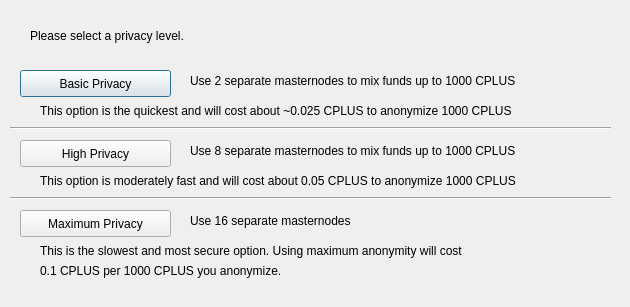
<?xml version="1.0" encoding="UTF-8"?>
<ui version="4.0">
 <class>DarksendConfig</class>
 <widget class="QDialog" name="DarksendConfig">
  <property name="geometry">
   <rect>
    <x>0</x>
    <y>0</y>
    <width>630</width>
    <height>307</height>
   </rect>
  </property>
  <property name="windowTitle">
   <string>Configure PrivateSend</string>
  </property>
  <widget class="QPushButton" name="buttonBasic">
   <property name="geometry">
    <rect>
     <x>20</x>
     <y>70</y>
     <width>151</width>
     <height>27</height>
    </rect>
   </property>
   <property name="text">
    <string>Basic Privacy</string>
   </property>
  </widget>
  <widget class="QPushButton" name="buttonHigh">
   <property name="geometry">
    <rect>
     <x>20</x>
     <y>140</y>
     <width>151</width>
     <height>27</height>
    </rect>
   </property>
   <property name="text">
    <string>High Privacy</string>
   </property>
  </widget>
  <widget class="QPushButton" name="buttonMax">
   <property name="geometry">
    <rect>
     <x>20</x>
     <y>210</y>
     <width>151</width>
     <height>27</height>
    </rect>
   </property>
   <property name="text">
    <string>Maximum Privacy</string>
   </property>
  </widget>
  <widget class="QLabel" name="label">
   <property name="geometry">
    <rect>
     <x>30</x>
     <y>20</y>
     <width>571</width>
     <height>31</height>
    </rect>
   </property>
   <property name="text">
    <string>Please select a privacy level.</string>
   </property>
  </widget>
  <widget class="QLabel" name="label_2">
   <property name="geometry">
    <rect>
     <x>190</x>
     <y>70</y>
     <width>421</width>
     <height>21</height>
    </rect>
   </property>
   <property name="text">
    <string>Use 2 separate masternodes to mix funds up to 1000 CPLUS</string>
   </property>
  </widget>
  <widget class="QLabel" name="label_3">
   <property name="geometry">
    <rect>
     <x>190</x>
     <y>140</y>
     <width>411</width>
     <height>21</height>
    </rect>
   </property>
   <property name="text">
    <string>Use 8 separate masternodes to mix funds up to 1000 CPLUS</string>
   </property>
  </widget>
  <widget class="QLabel" name="label_4">
   <property name="geometry">
    <rect>
     <x>190</x>
     <y>210</y>
     <width>421</width>
     <height>21</height>
    </rect>
   </property>
   <property name="text">
    <string>Use 16 separate masternodes</string>
   </property>
  </widget>
  <widget class="QLabel" name="label_6">
   <property name="geometry">
    <rect>
     <x>40</x>
     <y>100</y>
     <width>561</width>
     <height>21</height>
    </rect>
   </property>
   <property name="text">
    <string>This option is the quickest and will cost about ~0.025 CPLUS to anonymize 1000 CPLUS</string>
   </property>
  </widget>
  <widget class="QLabel" name="label_7">
   <property name="geometry">
    <rect>
     <x>40</x>
     <y>170</y>
     <width>561</width>
     <height>21</height>
    </rect>
   </property>
   <property name="text">
    <string>This option is moderately fast and will cost about 0.05 CPLUS to anonymize 1000 CPLUS</string>
   </property>
  </widget>
  <widget class="QLabel" name="label_8">
   <property name="geometry">
    <rect>
     <x>40</x>
     <y>240</y>
     <width>561</width>
     <height>21</height>
    </rect>
   </property>
   <property name="text">
    <string>This is the slowest and most secure option. Using maximum anonymity will cost</string>
   </property>
  </widget>
  <widget class="QLabel" name="label_9">
   <property name="geometry">
    <rect>
     <x>40</x>
     <y>260</y>
     <width>561</width>
     <height>21</height>
    </rect>
   </property>
   <property name="text">
    <string>0.1 CPLUS per 1000 CPLUS you anonymize.</string>
   </property>
  </widget>
  <widget class="Line" name="line">
   <property name="geometry">
    <rect>
     <x>10</x>
     <y>120</y>
     <width>601</width>
     <height>16</height>
    </rect>
   </property>
   <property name="orientation">
    <enum>Qt::Horizontal</enum>
   </property>
  </widget>
  <widget class="Line" name="line_2">
   <property name="geometry">
    <rect>
     <x>10</x>
     <y>190</y>
     <width>601</width>
     <height>16</height>
    </rect>
   </property>
   <property name="orientation">
    <enum>Qt::Horizontal</enum>
   </property>
  </widget>
 </widget>
 <resources/>
 <connections/>
</ui>
